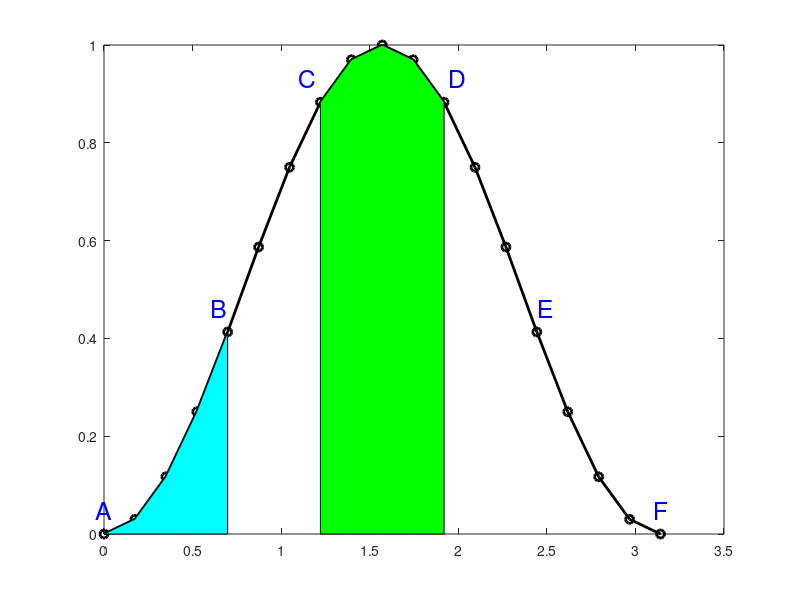
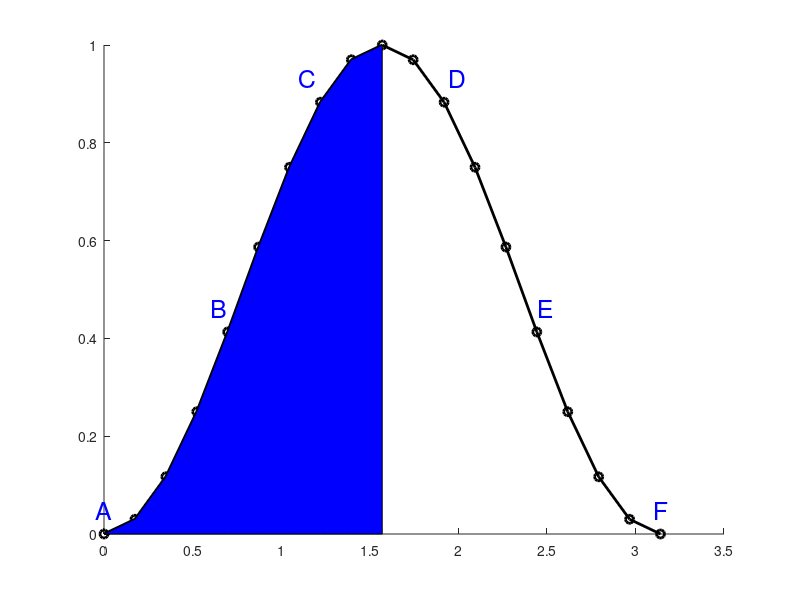

Write MATLAB code to recreate these figures, in order. (Note: this script raises an error after producing the figures.)
% Create a dipoleMeander antenna
% Generated by MATLAB(R) 9.14 and Antenna Toolbox 5.4.
% Generated on: 13-May-2023 08:00:20
% 40m band - start with a half wave dipole.
% 20m of wire, divided into 3 sections.
%% radiation resistance and efficiency model

% from that 1950s paper
% sin(x) squared graph, over 256 foot aerial
aerial_length = 256;
x = 0:pi/18:pi;
y = sin(x).*sin(x);

% recreate the A, B, C, D points on the graph

%idx_x = linspace(pi/5,pi,4)
idx = [1, 5, 8, 12, 15, 19]
labels = {'A', 'B', 'C', 'D', 'E', 'F'};
x_offset = [0, -0.05, -0.075, 0.075, 0.05, 0]


%p = plot((x*aerial_length)/pi, y, "Color", "k", "LineWidth", 2)


figure
p = plot(x, y, "-o", "Color", "k", "LineWidth", 2)
for ind = 1:length(labels)
    disp(x(idx(ind)))
text((x(idx(ind))) + x_offset(ind), y(idx(ind)) + 0.05, labels(ind), "Color", "b","FontSize", 18, "HorizontalAlignment", "center")
end

% Let's do some animation?
ABx = x(1:5)
ABy = y(1:5)
CDx = x(8:12)
CDy = y(8:12)
centerx = x(1:10)
centery = y(1:10)

hold on
area(ABx, ABy,"FaceColor","c" )
area(CDx, CDy, "FaceColor","g")
hold off

figure
hold on
p = plot(x, y, "-o", "Color", "k", "LineWidth", 2)
for ind = 1:length(labels)
    disp(x(idx(ind)))
text((x(idx(ind))) + x_offset(ind), y(idx(ind)) + 0.05, labels(ind), "Color", "b","FontSize", 18, "HorizontalAlignment", "center")
end
area(centerx, centery, "FaceColor", "b")
hold off

%% N5ESE antenna calculations

% But there is a method by which the portion acting as an aerial can be
% made to act as the center portion. This method causes the current, after
% reflection at the insulator, to build up to maximum in the aerial by
% putting the required length of wire between the aerial proper and the
% insulator. This special length of wire must be wound non-inductively and
% spaced at least 1 inch and of a length equal to a quarter wavelength for
% the band in use, minus one half the length of the aerial top. 



% This "loading coil" can be wound around a cylinder or flattened out in in
% a tab or wing or two-dimensional area. 

% 12 foot 7 band "doublet" has 11.5 feet in each loading coil, and 5 feet
% of radiator on each side.

n5ese_length_ft = 11.5+11.5+5+5;



%% parameters
% 7.1 MHz half wavelength is 21.126760563380284 m
% 7.1 MHz half wavelength is 69.29577464788733

% 7.2 MHz half wavelength is 20.833333333333332 m
% 7.2 MHz half wavelength is 68.33333333333333 ft

% 3.75 MHz half wavelength is 131.2 ft
% 3.75 MHz half wavelength is 40 m

% 1.9 MHz half wavelength is 258.94736842105266 ft
% 1.9 MHz half wavelength is 78.94736842105263 m

% take the middle one third of the structure for the radiating element
frequency = 14.2e6  % in Hz
c = 299792458   % speed of light in m/s

wavelength = c/frequency 
radiatorLength = wavelength/6 % one third of a half wave dipole in meters

u = symunit;
radiatorLength_ft = unitConvert(radiatorLength*u.m, u.ft)
[len units] = separateUnits(radiatorLength_ft);
len = double(len) % one third of a half wave dipole in feet. 

% if the folded elements are executed with a one inch gap,
% then set 
% antennaObject.NotchLength = 0.0254 m (one inch)
% this is the top horizonal length of the folded element. 

% antennaObject.NotchWidth is the height of the folded elements.

% the second through N values of 
% antennaObject.ArmLength are the bottom horizontal length
% of the folded element. We want this to be one inch too. Use NotchLength
% for that too.

% so now we solve for something space efficient. 
% perhaps a square? Let's get to as close a square shape as we can.

% we know the lenghth of wire in the folded element sections.
% it's equal to radiatorLength. 

% we know NotchLength = ArmLength 2 ... N = 0.0254 m
% we know the height and width of our square folded element
% will be equal to each other. This is antennaObject.NotchWidth 
% We just need to come up with the right expression.
% This one is brute force, which is not a great tactic.
% we did this at the gym that day. Need to recreate it.


NotchLength = 0.0254;

%radiatorLength = numHumps*(2*NotchWidth + 2*NotchLength)

%NotchRun = numHumps*2*NotchLength

%NotchWidth = height of folded elements = NotchRun
%substitute in NotchRun for NotchLength 

%radiatorLength = numHumps*(2*(numHumps*2*NotchLength) + 2*NotchLength)
%radiatorLength = numHumps*(4*numHumps*NotchLength + 2*NotchLength)
%radiatorLength = 4*NotchLength*numHumps^2 + 2*NotchLength*numHumps
%quadratic equation
% 0 = 4*NotchLength*numHumps^2 + 2*NotchLength*numHumps - radiatorLength
A = 4*NotchLength;
B = 2*NotchLength;
C = -radiatorLength;

numHumps = ((-B)+((B^2-4*A*C))^0.5)/(2*A)
numHumps_2= ((-B)-((B^2-4*A*C))^0.5)/(2*A);

% NotchRun is the horizontal length of the folded element section
% NotchWidth is the vertical length of the folded element section


% 12 feet of cable with up 1 foot up 1 foot over 1 foot down 1 foot over as one hump, 
% so there are 3 humps each 4 feet long 

% pick the floor or ceiling of this to get an integer result, and then recalculate the
% NotchWidth. 

integerNumHumps = floor(numHumps)

%radiatorLength = numHumps*(2*NotchWidth + 2*NotchLength)
finalNotchWidth = (radiatorLength - 2*integerNumHumps*NotchLength)/(integerNumHumps*2)


%% Antenna Properties 

antennaObject = dipoleMeander;
antennaObject.Width = 0.002623;
%antennaObject.ArmLength = [7.3152, 0.0254, 0.0254, 0.0254, 0.0254, 0.0254, 0.0254, 0.0254, 0.0254, 0.0254, 0.0254, 0.0254];
antennaObject.ArmLength = [radiatorLength, repmat(NotchLength, 1, integerNumHumps)]

antennaObject.NotchLength = 0.0254;
antennaObject.NotchWidth = finalNotchWidth;
% Show
figure
show(antennaObject) 

%% Antenna Analysis 
% Define plot frequency 
plotFrequency = frequency;
% Define frequency range 
freqRange = (0.8*frequency:0.1*frequency:1.2*frequency);
% Reference Impedance 
refImpedance = 50;
%% calcluations

% impedance
%figure;
%impedance(antennaObject, freqRange)

% Antenna is typically constructed using wires. Use the wireStack 
% function to convert the strip model to a wire model. You cannot 
% change the geometric properties of the antenna. However, you can 
% set the FeedLocation, FeedVoltage, Tilt, and TiltAxis properties. 
% To update the geometrical properties such as ArmLength and Width, 
% you must convert the wire model back to the strip model.

wireAntennaObject = wireStack(antennaObject)

% show the antenna
figure
show(wireAntennaObject)

% impedance of wire antenna
figure
impedance(wireAntennaObject, freqRange)

% produce antenna pattern
figure
pattern(wireAntennaObject, frequency)

% Antenna efficiency of microstrip antenna
figure
efficiency(antennaObject, freqRange)

% Charge distribution on antenna
figure
charge(wireAntennaObject, frequency)

% Current distribution on antenna
figure
current(wireAntennaObject, frequency)

%% Special Operations
%openExample('antenna/atx_farfield_visualization')

% Define Spatial Plane Extent
lambda = physconst('lightspeed')/frequency;
SpatialInfo.XSpan = 0.4*lambda; % was 5*lambda
SpatialInfo.YSpan = 0.4*lambda;
SpatialInfo.ZSpan = 0.4*lambda;
SpatialInfo.NumPointsX = 400;
SpatialInfo.NumPointsY = 400;
SpatialInfo.NumPointsZ = 400;
% Define Time Extent
Tperiod = 1/frequency;
T = 2*Tperiod; % was 2
TimeInfo.TotalTime = T;
TimeInfo.SamplingTime = [];
% Define E-Field Data details
DataInfo.Component = 'Ex';
DataInfo.PlotPlane = 'XZ';
DataInfo.DataLimits = [-2 6];
DataInfo.ScaleFactor = 1;
DataInfo.GifFileName = 'dumbbellEz.gif';
DataInfo.CloseFigure = true;
%% Animate
helperAnimateEHFields(antennaObject,frequency,SpatialInfo, TimeInfo, DataInfo)
writeAnimation("dumbbellEz.gif") %helper function saves it for us already?